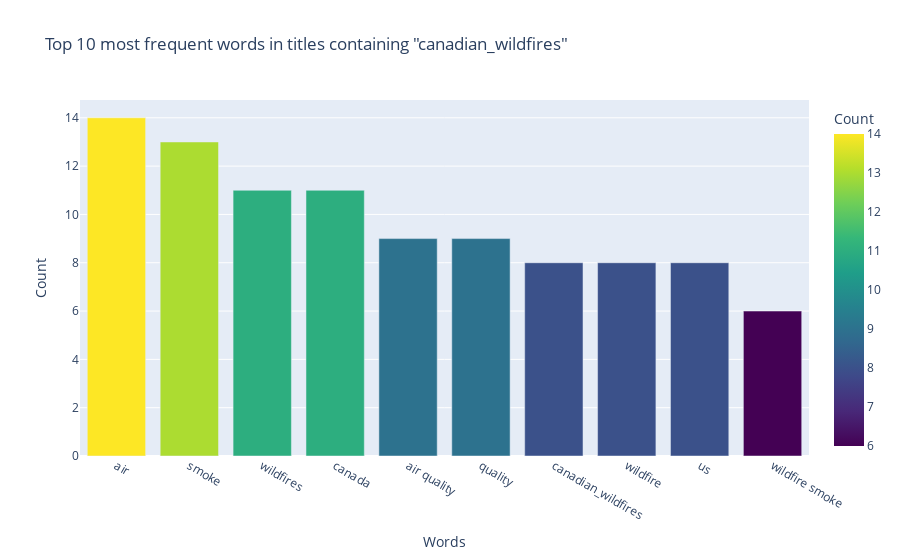
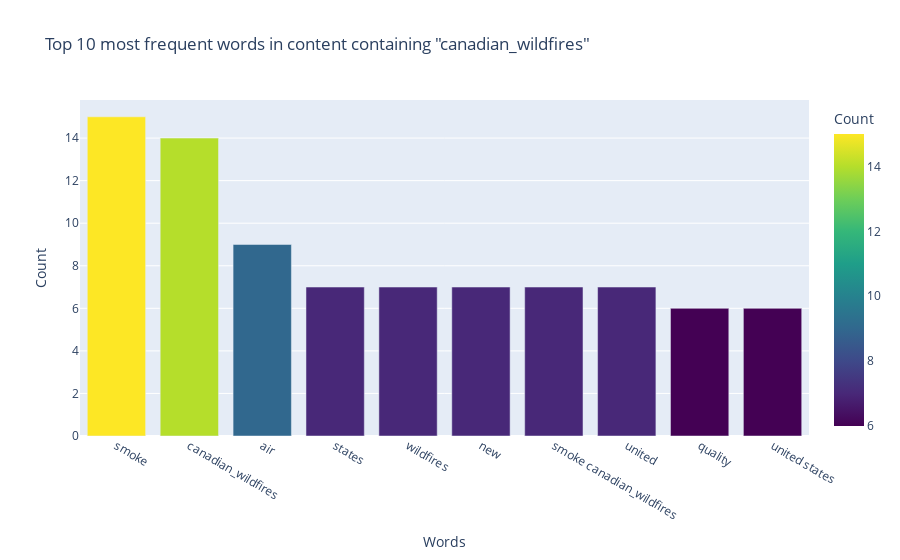

Notebook code cell kept with these figures, in order:
### Code cell
from sklearn.feature_extraction.text import CountVectorizer
from nltk.corpus import stopwords
import re
import nltk
import plotly.express as px

# Define English stop words
stop_words = stopwords.words('english')

# Add 'chars' and 'li' to the list of stop words
stop_words.extend(['chars', 'li'])

# Replace 'Canadian wildfires' with 'canadian_wildfires' in the title and content
df['title'] = df['title'].apply(lambda x: re.sub('Canadian wildfires', 'canadian_wildfires', x, flags=re.IGNORECASE))
df['content'] = df['content'].apply(lambda x: re.sub('Canadian wildfires', 'canadian_wildfires', x, flags=re.IGNORECASE))

# Tokenize the text into sentences
title_sentences = nltk.sent_tokenize(' '.join(df['title']))
content_sentences = nltk.sent_tokenize(' '.join(df['content']))

# Find sentences that contain 'canadian_wildfires'
relevant_title_sentences = [sentence for sentence in title_sentences if 'canadian_wildfires' in sentence.lower()]
relevant_content_sentences = [sentence for sentence in content_sentences if 'canadian_wildfires' in sentence.lower()]

# Join the relevant sentences back into a single text
title_text = ' '.join(relevant_title_sentences)
content_text = ' '.join(relevant_content_sentences)

# Create two CountVectorizers
vectorizer_title = CountVectorizer(stop_words=stop_words, ngram_range=(1, 3))
vectorizer_content = CountVectorizer(stop_words=stop_words, ngram_range=(1, 3))

# Fit and transform the title and content of the articles
X_title = vectorizer_title.fit_transform([title_text])
X_content = vectorizer_content.fit_transform([content_text])

# Create DataFrames from the transformed data
count_df_title = pd.DataFrame(X_title.toarray(), columns=vectorizer_title.get_feature_names_out())
count_df_content = pd.DataFrame(X_content.toarray(), columns=vectorizer_content.get_feature_names_out())

# Sum up the counts of each word
word_counts_title = count_df_title.sum(axis=0)
word_counts_content = count_df_content.sum(axis=0)

# Sort the words by frequency
word_counts_sorted_title = word_counts_title.sort_values(ascending=False)
word_counts_sorted_content = word_counts_content.sort_values(ascending=False)

# Get the 10 most common words
top_10_title = word_counts_sorted_title.head(10)
top_10_content = word_counts_sorted_content.head(10)

# Create a DataFrame for top 10 words in titles
top_10_title_df = top_10_title.reset_index()
top_10_title_df.columns = ['word', 'count']

# Create a DataFrame for top 10 words in content
top_10_content_df = top_10_content.reset_index()
top_10_content_df.columns = ['word', 'count']

# Create plotly figures
fig_title = px.bar(top_10_title_df, x='word', y='count', title='Top 10 most frequent words in titles containing "canadian_wildfires"',
                   labels={'word': 'Words', 'count': 'Count'}, color='count', color_continuous_scale='Viridis')
fig_content = px.bar(top_10_content_df, x='word', y='count', title='Top 10 most frequent words in content containing "canadian_wildfires"',
                     labels={'word': 'Words', 'count': 'Count'}, color='count', color_continuous_scale='Viridis')

# Show the plots
fig_title.show()
fig_content.show()

# Save the figures as HTML files
fig_title.write_html('top_10_words_titles.html', auto_open=True)
fig_content.write_html('top_10_words_content.html', auto_open=True)

### Figure 1 — Plotly figure (JSON) as saved in the notebook; plotly's stock layout.template omitted (floating-point values rounded to 4 significant figures)
{"data": [{"alignmentgroup": "True", "hovertemplate": "Words=%{x}<br>Count=%{marker.color}<extra></extra>", "legendgroup": "", "marker": {"color": [14, 13, 11, 11, 9, 9, 8, 8, 8, 6], "coloraxis": "coloraxis", "pattern": {"shape": ""}}, "name": "", "offsetgroup": "", "orientation": "v", "showlegend": false, "textposition": "auto", "type": "bar", "x": ["air", "smoke", "wildfires", "canada", "air quality", "quality", "canadian_wildfires", "wildfire", "us", "wildfire smoke"], "xaxis": "x", "y": [14, 13, 11, 11, 9, 9, 8, 8, 8, 6], "yaxis": "y"}], "layout": {"barmode": "relative", "coloraxis": {"colorbar": {"title": {"text": "Count"}}, "colorscale": [[0, "#440154"], [0.1111, "#482878"], [0.2222, "#3e4989"], [0.3333, "#31688e"], [0.4444, "#26828e"], [0.5556, "#1f9e89"], [0.6667, "#35b779"], [0.7778, "#6ece58"], [0.8889, "#b5de2b"], [1, "#fde725"]]}, "legend": {"tracegroupgap": 0}, "title": {"text": "Top 10 most frequent words in titles containing \"canadian_wildfires\""}, "xaxis": {"anchor": "y", "domain": [0, 1], "title": {"text": "Words"}}, "yaxis": {"anchor": "x", "domain": [0, 1], "title": {"text": "Count"}}}}

### Figure 2 — Plotly figure (JSON) as saved in the notebook; plotly's stock layout.template omitted (floating-point values rounded to 4 significant figures)
{"data": [{"alignmentgroup": "True", "hovertemplate": "Words=%{x}<br>Count=%{marker.color}<extra></extra>", "legendgroup": "", "marker": {"color": [15, 14, 9, 7, 7, 7, 7, 7, 6, 6], "coloraxis": "coloraxis", "pattern": {"shape": ""}}, "name": "", "offsetgroup": "", "orientation": "v", "showlegend": false, "textposition": "auto", "type": "bar", "x": ["smoke", "canadian_wildfires", "air", "states", "wildfires", "new", "smoke canadian_wildfires", "united", "quality", "united states"], "xaxis": "x", "y": [15, 14, 9, 7, 7, 7, 7, 7, 6, 6], "yaxis": "y"}], "layout": {"barmode": "relative", "coloraxis": {"colorbar": {"title": {"text": "Count"}}, "colorscale": [[0, "#440154"], [0.1111, "#482878"], [0.2222, "#3e4989"], [0.3333, "#31688e"], [0.4444, "#26828e"], [0.5556, "#1f9e89"], [0.6667, "#35b779"], [0.7778, "#6ece58"], [0.8889, "#b5de2b"], [1, "#fde725"]]}, "legend": {"tracegroupgap": 0}, "title": {"text": "Top 10 most frequent words in content containing \"canadian_wildfires\""}, "xaxis": {"anchor": "y", "domain": [0, 1], "title": {"text": "Words"}}, "yaxis": {"anchor": "x", "domain": [0, 1], "title": {"text": "Count"}}}}
